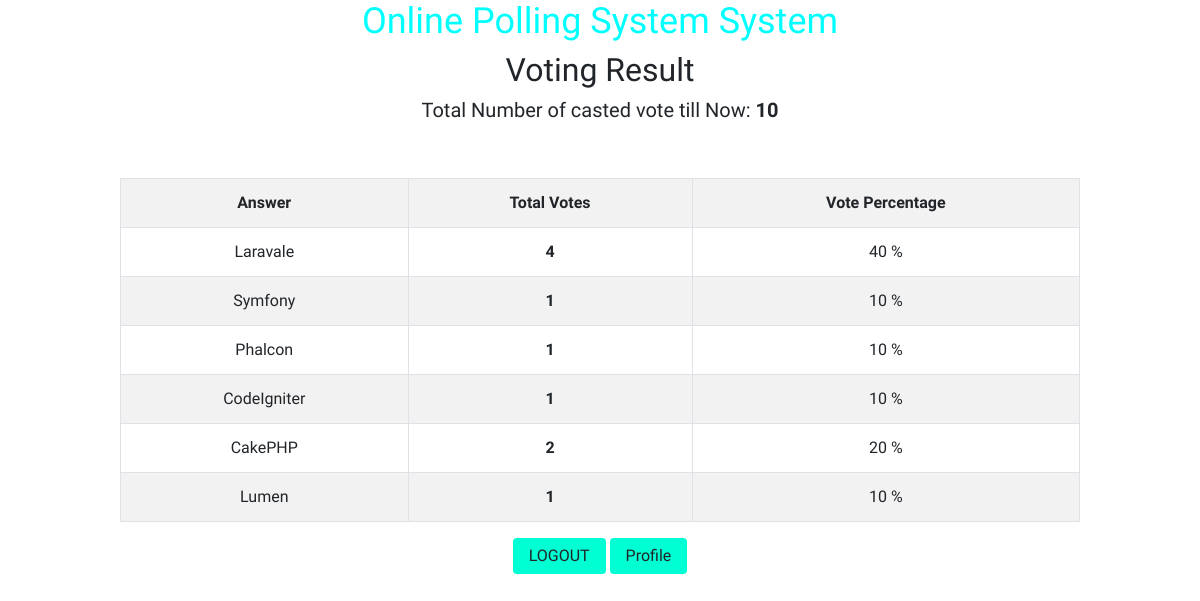
The page /result.php on the database its author committed.
### tables this page shows
CREATE TABLE `poll` (
  `id` int(11) NOT NULL,
  `name` varchar(50) NOT NULL,
  `voteCount` int(11) DEFAULT 0,
  `q_id` int(100) NOT NULL,
  `title` varchar(200) NOT NULL
);

### result.php (the view, shortened to what this page needs)
<!DOCTYPE html>
<html>
<head>
	<link rel="stylesheet" href="https://stackpath.bootstrapcdn.com/bootstrap/4.3.1/css/bootstrap.min.css">
</head>
<body>
<h1>Online Polling System System </h1>
<?php
$conn = mysqli_connect("localhost", "root", "", "poll") or die(mysqli_error($conn));
$query = "Select id, name, voteCount FROM poll";
$result = mysqli_query($conn, $query) or die(mysqli_error($conn));
$totalRows = mysqli_num_rows($result);
echo "<h2 style='text-align:center;'>Voting Result</h2>";
$sum2=0;
while ($row2 = mysqli_fetch_assoc($result)){
    $sum2 += $row2['voteCount'];
}
echo "<h5>Total Number of casted vote till Now: <b>$sum2</b></h5> <br><br>";
mysqli_data_seek($result, 0);
?>
<table class="table table-striped table-bordered table-hover">
		<tr>  <th>Answer</th> <th>Total Votes </th> <th>Vote Percentage</th></tr>
<?php
	if($totalRows>0){
		while($row = mysqli_fetch_array($result)){
?>
		<tr>
			<td><?php echo $row['name'];?> </td>
			<td><b><?php echo $row['voteCount'];?></b> </td>
			<td><?php echo round(votePercent($row['voteCount']),2)." %"; ?></td>
		</tr>
<?php
		}
	}
	else{
	}
	function votePercent($castedVote){
		global $sum2;
		$percent = $castedVote * 100 /$sum2;
		return $percent;
	}
 ?>
</table>
<a href="logout.php" class="btn">LOGOUT</a>
<a href="PageHeader.html" class="btn">Profile</a>
</body>
</html>

### result.php (style rules this page uses)
body { padding-left: 10%; padding-right: 10%; text-align: center; font-family: "Secular One", serif; }
table { text-align: center; }
h1 { font-size: 36px; font-family: "Secular One", serif; color: aqua; }
.btn { padding:5px 15px; background-color: #00ffd2; }

### rows shown on the page
poll: name "Laravale", voteCount "4", voteCount "40"
poll: name "Symfony", voteCount "1", voteCount "10"
poll: name "Phalcon", voteCount "1", voteCount "10"
poll: name "CodeIgniter", voteCount "1", voteCount "10"
poll: name "CakePHP", voteCount "2", voteCount "20"
poll: name "Lumen", voteCount "1", voteCount "10"

### other values the page prints
$sum2 "10"
